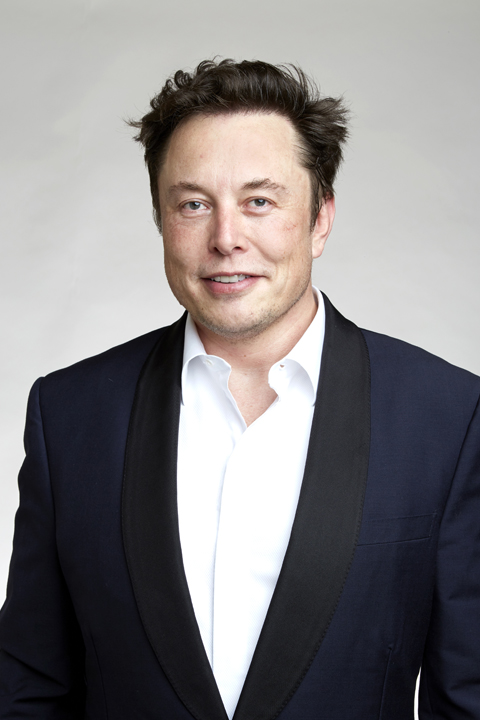
#> input picture El.jpg, 480 x 720 px
$ python thresholding.py
#> lines starting #> are read from the running program, lines starting #| are printed output that depends on the picture; after the words box and inside, x2 and y2 are one past the last pixel; in counts of white or black regions, pixels touching at a corner belong together
#binarisation of am image

import cv2 as cv

img = cv.imread('El.jpg')
#> img is the input picture: shape (720, 480, 3); mean B, G, R 129.9, 128.8, 131.8

gray = cv.cvtColor(img,cv.COLOR_BGR2GRAY)
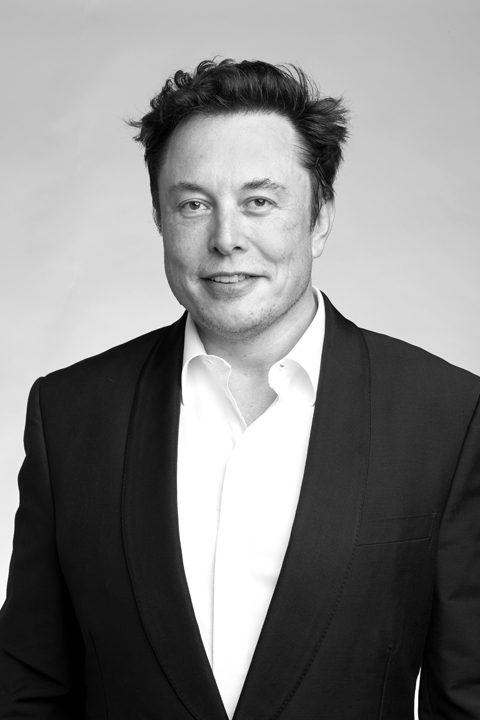
#> gray: shape (720, 480); min 0, max 255, mean 129.8
cv.imshow('Gray',gray)

# Simple Thresholding
#threshold, thresh = cv.threshold(gray,150,255,cv.THRESH_BINARY)#(thresholding value,max value,type)
#cv.imshow('Simple Threshold',thresh)
#set values between 150 and 255
#threshold, inv_thresh = cv.threshold(gray,150,255,cv.THRESH_BINARY_INV)#(thresholding value,max value,type)
#cv.imshow('Simple Inverse Threshold',inv_thresh)
# set values less than 150 and 255

# Adaptive Thresholding-->computer finds the optimal thresholding value
adaptive_thresh = cv.adaptiveThreshold(gray,255,cv.ADAPTIVE_THRESH_MEAN_C,cv.THRESH_BINARY,11,3)
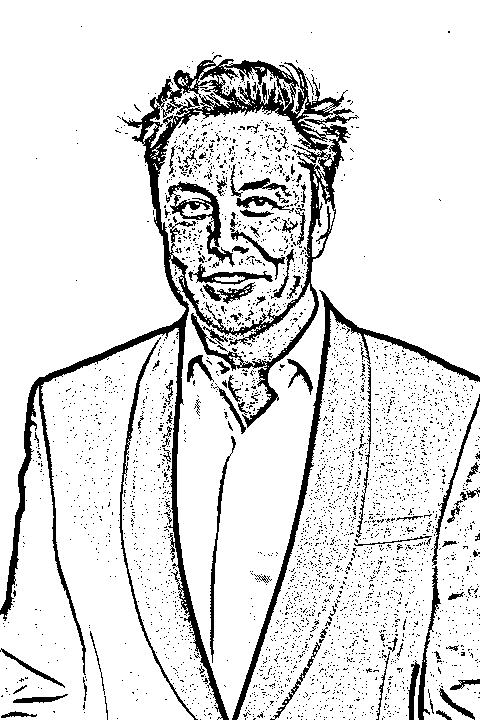
#> adaptive_thresh: shape (720, 480); 87.8% white; 3470 black regions (3378 under 20 px), largest, box (x1, y1, x2, y2) and area: (0, 55, 359, 720) 18599, (232, 290, 480, 720) 3656, (166, 181, 235, 267) 1345
cv.imshow('Adaptive Thresholding',adaptive_thresh)


cv.waitKey(0)
cv.destroyAllWindows()
